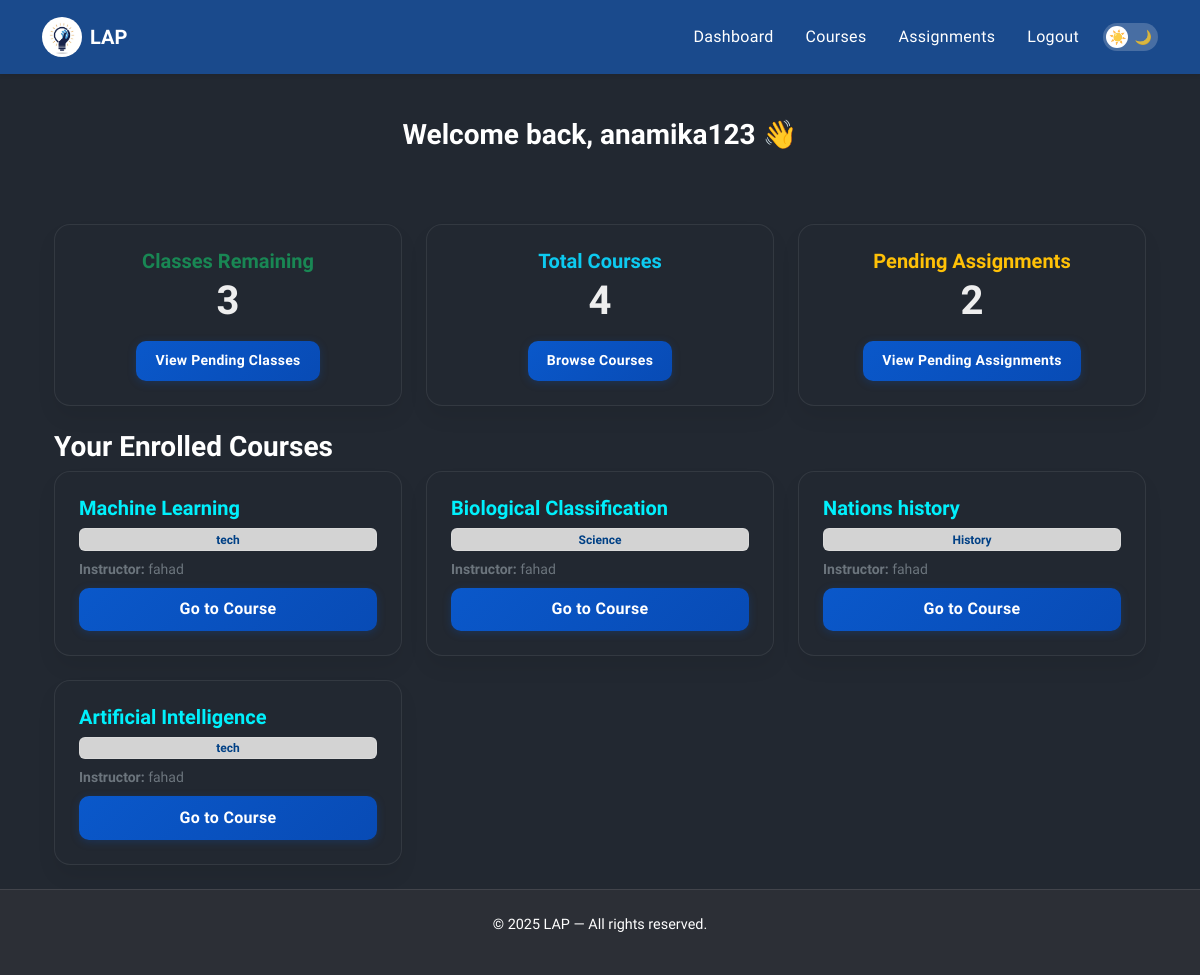
The app's page /courses/dashboard/ (signed in) with its own data.
### courses/models.py (models this page shows, shortened)
class Enrollment(models.Model):
    student = models.ForeignKey(User, related_name='enrollments', on_delete=models.CASCADE)
    course = models.ForeignKey(Course, on_delete=models.CASCADE)
    completed_lessons = models.ManyToManyField(Lesson, blank=True)
    enrolled_at = models.DateTimeField(default=timezone.now)

class Course(models.Model):
    title = models.CharField(max_length=200)
    description = models.TextField()
    category = models.ForeignKey(Category, on_delete=models.SET_NULL, null=True, blank=True)
    created_by = models.ForeignKey(User, on_delete=models.CASCADE)
    created_at = models.DateTimeField(auto_now_add=True)

class Category(models.Model):
    name = models.CharField(max_length=50)

### courses/views.py (the view)
# urls.py: path('dashboard/', views.dashboard, name='dashboard'),
@login_required
def dashboard(request):
    user = request.user
    if user.profile.is_instructor:
        courses = Course.objects.filter(created_by=user)
        enrollments = Enrollment.objects.filter(course__in=courses).select_related('student')
        students = list({enrollment.student for enrollment in enrollments})
        return render(request, 'auth/dashboard.html', {
            'is_instructor': True,
            'courses': courses,
            'students': students,
        })
    else:
        enrollments = user.enrollments.select_related('course').distinct()
        for enrollment in enrollments:
            total = enrollment.course.lessons.count()
            completed = enrollment.completed_lessons.count()
            enrollment.progress = int((completed / total) * 100) if total > 0 else 0
        now = timezone.now()
        pending_assignments = Assignment.objects.filter(
            course__in=[en.course for en in enrollments],
            due_date__gte=now
        ).filter(
            Q(submissions__isnull=True) | ~Q(submissions__student=user)
        ).distinct()
        pending_count = pending_assignments.count()
        remaining_classes = sum(
            en.course.lessons.count() - en.completed_lessons.count()
            for en in enrollments
        )
        return render(request, 'auth/dashboard.html', {
            'is_instructor': False,
            'enrollments': enrollments,
            'pending_assignments': pending_assignments,
            'pending_count': pending_count,
            'remaining_classes': remaining_classes
        })

### courses/context_processors.py (called while the page is built)
def categories(request):
    return {
        'categories': Category.objects.all()
    }

### templates/auth/dashboard.html (shortened to what this page needs)
{% extends 'base.html' %}
{% load static %}
{% block content %}
<div class="container py-4">
  {% if is_instructor %}
  <h3 class="mb-4 fw-semibold section-subheading">Your Courses</h3>
  {% if courses %}
  <div class="row g-4 mb-5">
    {% for course in courses %}
    <div class="col-md-6 col-lg-4">
      <div class="course-card h-100 p-4 d-flex flex-column">
        <h5 class="fw-bold text-info mb-2">
          <a href="{% url 'course_detail' course.id %}" class="text-decoration-none text-info">
            {{ course.title }}
          </a>
        </h5>
        <p class="text-secondary small mb-3">
          {{ course.enrollment_set.count }} student{{ course.enrollment_set.count|pluralize }}
        </p>
        <div class="mt-auto d-flex justify-content-between">
          <a href="{% url 'edit_course' course.id %}" class="btn btn-outline-info btn-sm flex-grow-1 me-1">Edit</a>
          <a href="{% url 'delete_course' course.id %}" class="btn btn-outline-danger btn-sm flex-grow-1">Delete</a>
        </div>
      </div>
    </div>
    {% endfor %}
  </div>
  {% else %}
  <div class="empty-state text-center py-5 mb-5">
    <p class="mb-3 text-muted">You haven’t created any courses yet.</p>
    <a href="{% url 'create_course' %}" class="btn btn-info px-4 py-2 rounded-pill text-dark fw-semibold">+ Create a
      Course</a>
  </div>
  {% endif %}
  <h3 class="mb-4 fw-semibold section-subheading">Your Students</h3>
  {% if students %}
  <div class="row g-4">
    {% for student in students %}
    <div class="col-md-6 col-lg-4">
      <div class="course-card h-100 p-3">
        <h6 class="fw-bold text-dark mb-1">{{ student.username }}</h6>
        <p class="small text-muted mb-2">{{ student.email }}</p>
        <p class="small"><strong>Enrolled Courses:</strong> {{ student.enrollments.count }}</p>
      </div>
    </div>
    {% endfor %}
  </div>
  {% else %}
  <div class="empty-state text-center py-4">
    <p class="text-muted mb-0">No students enrolled in your courses yet.</p>
  </div>
  {% endif %}
  {% else %}
  <div class="text-center mb-5">
    <h3 class="fw-bold section-subheading">Welcome back, {{ user.username }} 👋</h3>
  </div>
  <div class="row g-4 mt-3">
    <div class="col-md-4">
      <div class="course-card text-center p-4 h-100">
        <h5 class="fw-bold text-success mb-1">Classes Remaining</h5>
        <p class="display-6 fw-bold mb-2">{{ remaining_classes|default:"0" }}</p>
        <a href="{% url 'pending_classes' %}" class="btn btn-outline-success btn-sm mt-2">
          View Pending Classes
        </a>
      </div>
    </div>
    <div class="col-md-4">
      <div class="course-card text-center p-4 h-100">
        <h5 class="fw-bold text-info mb-1">Total Courses</h5>
        <p class="display-6 fw-bold mb-2">{{ enrollments|length }}</p>
        <a href="{% url 'course_list' %}" class="btn btn-outline-info btn-sm mt-2">
          Browse Courses
        </a>
      </div>
    </div>
    <div class="col-md-4">
      <div class="course-card text-center p-4 h-100">
        <h5 class="fw-bold text-warning mb-1">Pending Assignments</h5>
        <p class="display-6 fw-bold mb-2">{{ pending_count|default:"0" }}</p>
        <a href="{% url 'student_assignments' %}" class="btn btn-outline-warning btn-sm mt-2">
          View Pending Assignments
        </a>
      </div>
    </div>
  </div>
  <h3 class="mt-4 mb-2 fw-semibold section-subheading">Your Enrolled Courses</h3>
  {% if enrollments %}
  <div class="row g-4">
    {% for enrollment in enrollments %}
    <div class="col-md-6 col-lg-4">
      <div class="course-card h-100 p-4 d-flex flex-column">
        <h5 class="fw-bold text-info mb-2">
          <a href="{% url 'course_detail' enrollment.course.id %}" class="text-decoration-none section-heading">
            {{ enrollment.course.title }}
          </a>
        </h5>
        {% if enrollment.course.category %}
        <span class="badge badge-cat mb-2">{{ enrollment.course.category.name }}</span>
        {% endif %}
        <p class="text-secondary small mb-2"><strong>Instructor:</strong> {{ enrollment.course.created_by.username }}
        </p>
        <a href="{% url 'course_detail' enrollment.course.id %}" class="btn btn-outline-info mt-auto">Go to Course</a>
      </div>
    </div>
    {% endfor %}
  </div>
  {% else %}
  <div class="empty-state text-center py-5">
    <p class="mb-3 text-muted">You haven’t enrolled in any courses yet.</p>
    <a href="{% url 'course_list' %}" class="btn btn-outline-info px-4 py-2 rounded-pill">Browse Courses</a>
  </div>
  {% endif %}
  {% endif %}
</div>
{% endblock %}

### static/css/dark-theme.css (style rules this page uses)
:root { --bs-body-bg: #222831; --bs-body-color: #eeeeee; --bs-card-bg: #2e3440; --bs-navbar-bg: #2c2f36; --bs-footer-bg: #2c2f36; --bs-border-color: rgba(255, 255, 255, 0.1); --bs-link-color: #74b9ff; --bs-link-hover-color: #a4d4ff; --bs-primary: #0d6efd; }
body { background-color: var(--bs-body-bg); color: var(--bs-body-color); }
.badge-cat { background-color: #d3d3d3; color: #004085; border: 1px solid rgba(255, 255, 255, 0.15); }
.section-heading { color: #00f0fc; }
.section-subheading { color: #ffffff; }

### static/css/base.css (style rules this page uses)
body { font-family: 'Urbanist', 'Inter', sans-serif; }
.btn, button, input[type="submit"] { background: linear-gradient(135deg, #0a58ca, #084bb5); color: #fff !important; border: none; border-radius: 10px; font-weight: 600; padding: 0.6rem 1.2rem; transition: all 0.3s ease; letter-spacing: 0.3px; box-shadow: 0 2px 8px rgba(10, 88, 202, 0.25); }
.course-card { background: var(--bs-body-bg); border: 1px solid rgba(254, 255, 255, 0.08); border-radius: 16px; padding: 1.5rem; box-shadow: 0 12px 20px rgba(0,0,0,0.06); transition: all 0.3s ease; }

### templates/base.html (style rules this page uses)
* { transition: background-color 0.5s ease, color 0.5s ease, border-color 0.5s ease; }
html, body { height: 100%; margin: 0; scroll-behavior: smooth; }
body { font-family: 'Urbanist', 'Inter', sans-serif; display: flex; flex-direction: column; min-height: 100vh; padding-top: 70px; }

### records on screen
Enrollment: course "Machine Learning", course.category.name "tech", course.created_by.username "fahad"
Enrollment: course "Biological Classification", course.category.name "Science", course.created_by.username "fahad"
Enrollment: course "Nations history", course.category.name "History", course.created_by.username "fahad"
Enrollment: course "Artificial Intelligence", course.category.name "tech", course.created_by.username "fahad"

### other values on screen
{{ user.username }} "anamika123"
{{ remaining_classes|default:"0" }} "3"
{{ enrollments|length }} "4"
{{ pending_count|default:"0" }} "2"
{{ current_year|default:"2025" }} "2025"
